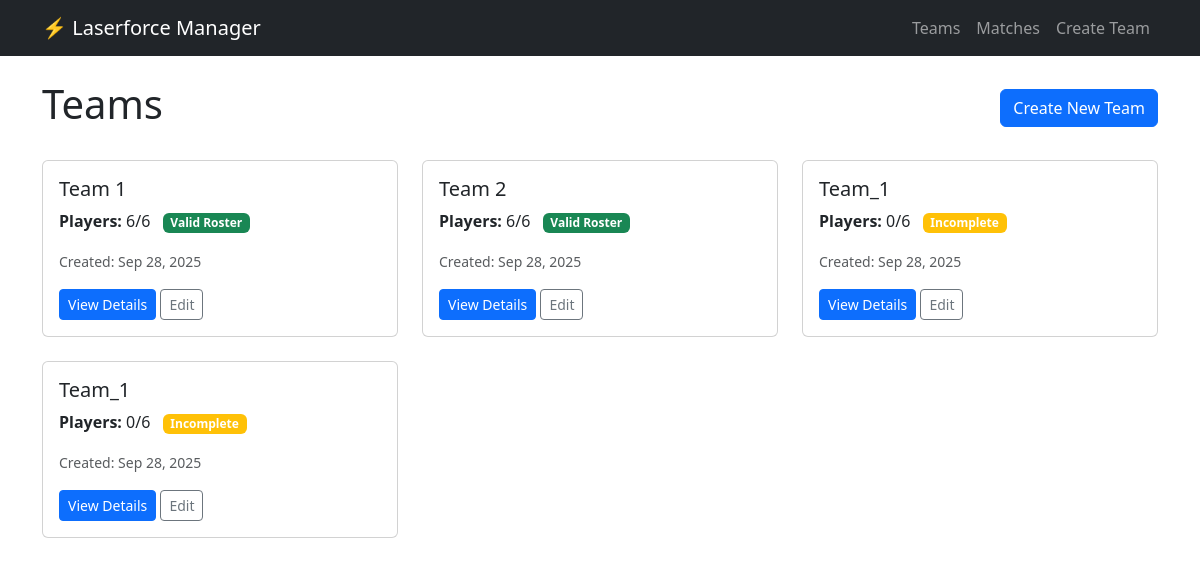
Before: /teams/ with the older database file.
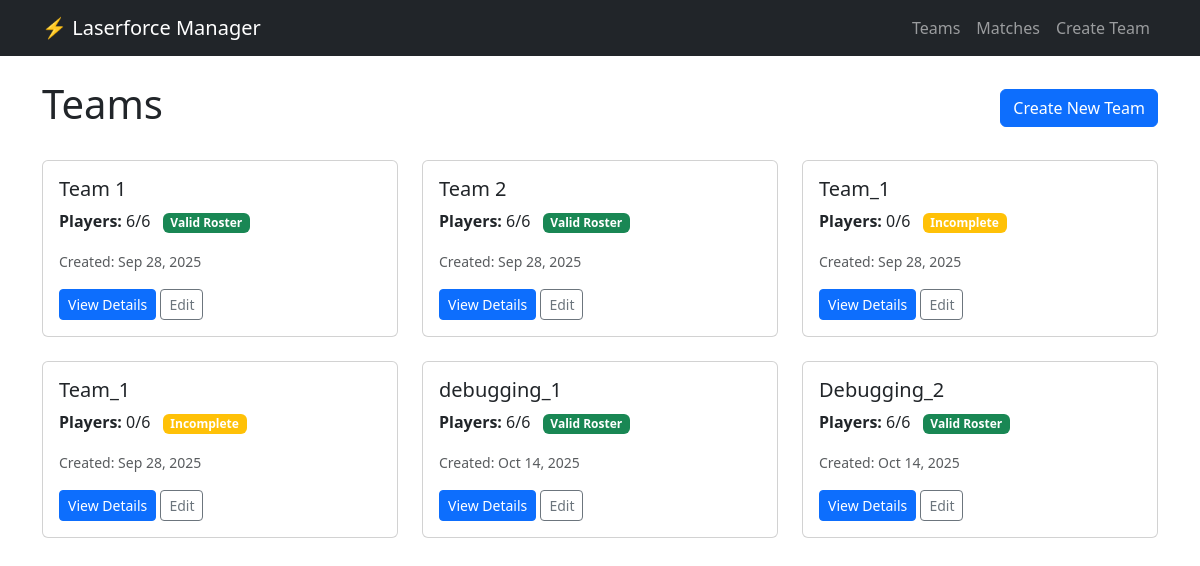
After: the same page with the newer database file.
### teams/models.py (models this page shows, shortened)
class Team(models.Model):
    name = models.CharField(max_length=100)
    created_date = models.DateTimeField(auto_now_add=True)
    wins = models.IntegerField(default=0)
    losses = models.IntegerField(default=0)
    @property
    def player_count(self):
        return self.players.count()
    @property
    def is_valid_roster(self):
        if self.player_count != 6:
            return False
        roles = self.players.values_list("role", flat=True)
        role_counts = {}
        for role in roles:
            role_counts[role] = role_counts.get(role, 0) + 1
        unique_roles = set(roles)
        if len(unique_roles) != 5:  # Should have all 5 different roles
            return False
        counts = list(role_counts.values())
        counts.sort()
        return counts == [1, 1, 1, 1, 2]

### teams/views.py (the view)
# urls.py: path("", views.team_list, name="team_list"),
def team_list(request):
    teams = Team.objects.all().prefetch_related("players")
    return render(request, "teams/team_list.html", {"teams": teams})

### templates/teams/team_list.html (shortened to what this page needs)
{% extends 'base.html' %}
{% block content %}
<div class="d-flex justify-content-between align-items-center mb-4">
    <h1>Teams</h1>
    <a href="{% url 'team_create' %}" class="btn btn-primary">Create New Team</a>
</div>
{% if teams %}
<div class="row">
    {% for team in teams %}
    <div class="col-md-6 col-lg-4 mb-4">
        <div class="card">
            <div class="card-body">
                <h5 class="card-title">{{ team.name }}</h5>
                <p class="card-text">
                    <strong>Players:</strong> {{ team.player_count }}/6
                    {% if team.is_valid_roster %}
                    <span class="badge bg-success ms-2">Valid Roster</span>
                    {% else %}
                    <span class="badge bg-warning ms-2">Incomplete</span>
                    {% endif %}
                </p>
                <p class="card-text">
                    <small class="text-muted">Created: {{ team.created_date|date:"M d, Y" }}</small>
                </p>
                <a href="{% url 'team_detail' team.id %}" class="btn btn-primary btn-sm">View Details</a>
                <a href="{% url 'team_edit' team.id %}" class="btn btn-outline-secondary btn-sm">Edit</a>
            </div>
        </div>
    </div>
    {% endfor %}
</div>
{% else %}
<div class="text-center py-5">
    <h3 class="text-muted">No teams yet</h3>
    <p>Create your first team to get started!</p>
    <a href="{% url 'team_create' %}" class="btn btn-primary">Create Team</a>
</div>
{% endif %}
{% endblock %}

Changed rows visible on the page:
added Team: name "debugging_1", player_count "6", shows "Valid Roster", created_date "Oct 14, 2025"
added Team: name "Debugging_2", player_count "6", shows "Valid Roster", created_date "Oct 14, 2025"
